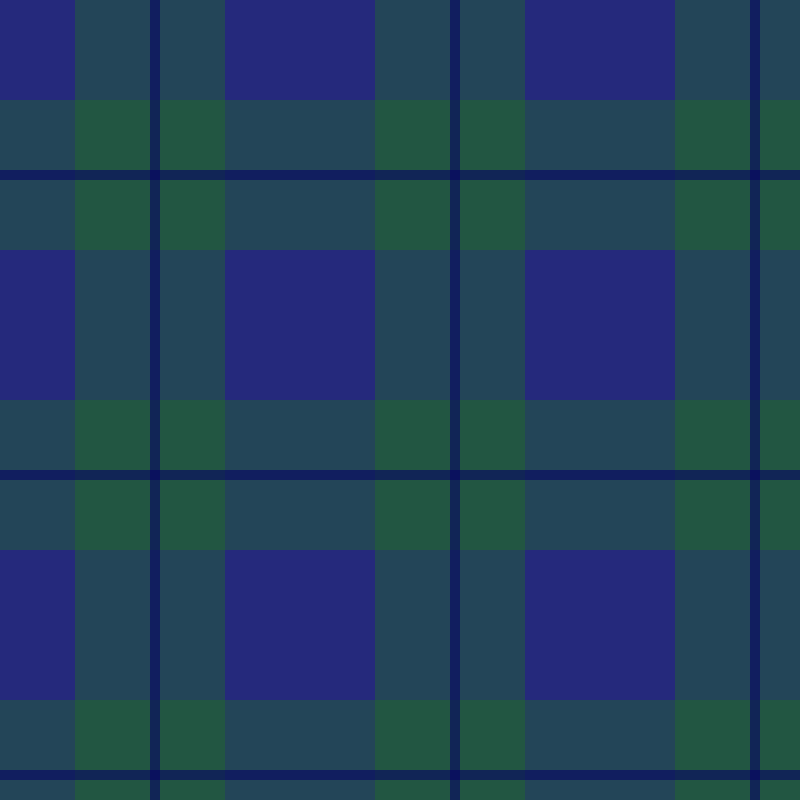
Frame 1 (no input)
Frame 60 (the mouse pressed at the canvas centre just before this capture): identical to frame 1, image omitted
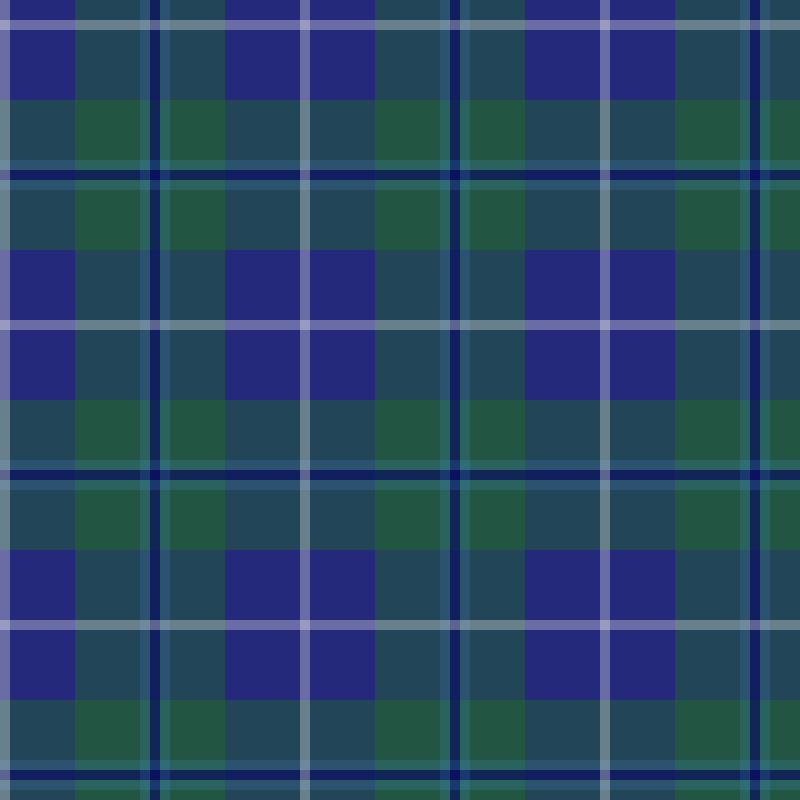
Frame 120 (the mouse held since frame 60 and released just before this capture)

The Processing sketch that drew these frames (run headless with seeded random() and noise(); from frame 60 on, the mouse is pressed at the canvas centre):

// Processing sketch: processing_5535
// ── processing_5535.pde

//import processing.pdf.*;

int counter = 0;

void setup () {
  size(800,800);


}


void draw() {
  //beginRecord(PDF, "tartan.pdf");
  noStroke();
  background(37,41,124);

  //loop 2
  int y = 0;
  while(y<height){ 


    //loop 1
    int x = 0;

    while(x<width){



      //vertical green

      fill(32,111,33,100);
      rect(x+75,y,150,300);

      //horizontal green

      fill(32,111,33,100);
      rect(x,y+100,300,150);

      //vertical dark blue
      fill(5,4,100,150);
      rect(x+150,y,10,300);

      //horizontal dark blue
      fill(5,4,100,150);
      rect(x,y+170,300,10);

      //vertical light blue
      fill(80,159,234,mouseY/10);
      rect(x+140,y,10,300);
      fill(80,159,234,mouseX/10);
      rect(x+160,y,10,300);

      //horizontal light blue
      fill(80,159,234,mouseY/10);
      rect(x,y+160,300,10);
      fill(80,159,234,mouseX/10);
      rect(x,y+180,300,10);



      //horizontal white
      fill(255,255,255,mouseX/5);
      rect(x,y+20,300,10);

      //vertical white
      fill(255,255,255,mouseY/5);
      rect(x,y,10,300);




      x = x+300;

    }//end loop 1

    y = y+300;

  }//end loop 2

}

void mousePressed() {
  save("myPattern"+counter+".tif");

  counter = counter + 1;
 // endRecord();

}
